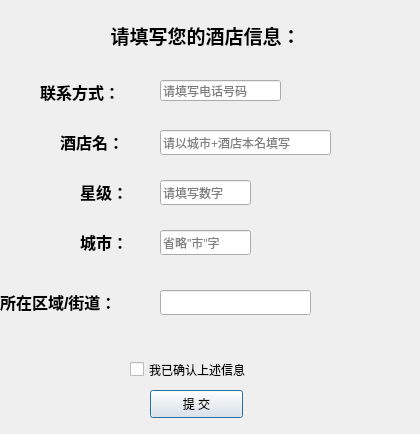
<?xml version="1.0" encoding="UTF-8"?>
<ui version="4.0">
 <class>newhotel</class>
 <widget class="QDialog" name="newhotel">
  <property name="geometry">
   <rect>
    <x>0</x>
    <y>0</y>
    <width>420</width>
    <height>434</height>
   </rect>
  </property>
  <property name="windowTitle">
   <string>Dialog</string>
  </property>
  <widget class="QLabel" name="label">
   <property name="geometry">
    <rect>
     <x>80</x>
     <y>10</y>
     <width>251</width>
     <height>51</height>
    </rect>
   </property>
   <property name="styleSheet">
    <string notr="true">font: 12pt &quot;仿宋&quot;;</string>
   </property>
   <property name="text">
    <string>&lt;html&gt;&lt;head/&gt;&lt;body&gt;&lt;p align=&quot;center&quot;&gt;&lt;span style=&quot; font-size:14pt; font-weight:600;&quot;&gt;请填写您的酒店信息：&lt;/span&gt;&lt;/p&gt;&lt;/body&gt;&lt;/html&gt;</string>
   </property>
  </widget>
  <widget class="QLabel" name="label_2">
   <property name="geometry">
    <rect>
     <x>60</x>
     <y>130</y>
     <width>81</width>
     <height>25</height>
    </rect>
   </property>
   <property name="text">
    <string>&lt;html&gt;&lt;head/&gt;&lt;body&gt;&lt;p&gt;&lt;span style=&quot; font-size:12pt; font-weight:600;&quot;&gt;酒店名：&lt;/span&gt;&lt;/p&gt;&lt;/body&gt;&lt;/html&gt;</string>
   </property>
  </widget>
  <widget class="QLineEdit" name="lineEdit">
   <property name="geometry">
    <rect>
     <x>160</x>
     <y>130</y>
     <width>171</width>
     <height>25</height>
    </rect>
   </property>
   <property name="placeholderText">
    <string>请以城市+酒店本名填写</string>
   </property>
  </widget>
  <widget class="QLabel" name="label_3">
   <property name="geometry">
    <rect>
     <x>80</x>
     <y>230</y>
     <width>61</width>
     <height>25</height>
    </rect>
   </property>
   <property name="text">
    <string>&lt;html&gt;&lt;head/&gt;&lt;body&gt;&lt;p&gt;&lt;span style=&quot; font-size:12pt; font-weight:600;&quot;&gt;城市：&lt;/span&gt;&lt;/p&gt;&lt;/body&gt;&lt;/html&gt;</string>
   </property>
  </widget>
  <widget class="QLineEdit" name="lineEdit_2">
   <property name="geometry">
    <rect>
     <x>160</x>
     <y>180</y>
     <width>91</width>
     <height>25</height>
    </rect>
   </property>
   <property name="placeholderText">
    <string>请填写数字</string>
   </property>
  </widget>
  <widget class="QLabel" name="label_4">
   <property name="geometry">
    <rect>
     <x>0</x>
     <y>290</y>
     <width>151</width>
     <height>25</height>
    </rect>
   </property>
   <property name="text">
    <string>&lt;html&gt;&lt;head/&gt;&lt;body&gt;&lt;p&gt;&lt;span style=&quot; font-size:12pt; font-weight:600;&quot;&gt;所在区域/街道：&lt;/span&gt;&lt;/p&gt;&lt;/body&gt;&lt;/html&gt;</string>
   </property>
  </widget>
  <widget class="QLineEdit" name="lineEdit_3">
   <property name="geometry">
    <rect>
     <x>160</x>
     <y>230</y>
     <width>91</width>
     <height>25</height>
    </rect>
   </property>
   <property name="placeholderText">
    <string>省略&quot;市&quot;字</string>
   </property>
  </widget>
  <widget class="QCheckBox" name="checkBox">
   <property name="geometry">
    <rect>
     <x>130</x>
     <y>360</y>
     <width>181</width>
     <height>19</height>
    </rect>
   </property>
   <property name="styleSheet">
    <string notr="true">font: 11pt &quot;仿宋&quot;;</string>
   </property>
   <property name="text">
    <string>我已确认上述信息</string>
   </property>
  </widget>
  <widget class="QPushButton" name="pushButton">
   <property name="geometry">
    <rect>
     <x>150</x>
     <y>390</y>
     <width>93</width>
     <height>28</height>
    </rect>
   </property>
   <property name="styleSheet">
    <string notr="true">font: 10pt &quot;仿宋&quot;;</string>
   </property>
   <property name="text">
    <string>提 交</string>
   </property>
  </widget>
  <widget class="QLabel" name="label_5">
   <property name="geometry">
    <rect>
     <x>80</x>
     <y>180</y>
     <width>51</width>
     <height>25</height>
    </rect>
   </property>
   <property name="text">
    <string>&lt;html&gt;&lt;head/&gt;&lt;body&gt;&lt;p&gt;&lt;span style=&quot; font-size:12pt; font-weight:600;&quot;&gt;星级：&lt;/span&gt;&lt;/p&gt;&lt;/body&gt;&lt;/html&gt;</string>
   </property>
  </widget>
  <widget class="QLineEdit" name="lineEdit_4">
   <property name="geometry">
    <rect>
     <x>160</x>
     <y>290</y>
     <width>151</width>
     <height>25</height>
    </rect>
   </property>
   <property name="placeholderText">
    <string/>
   </property>
  </widget>
  <widget class="QLabel" name="label_6">
   <property name="geometry">
    <rect>
     <x>40</x>
     <y>80</y>
     <width>91</width>
     <height>21</height>
    </rect>
   </property>
   <property name="text">
    <string>&lt;html&gt;&lt;head/&gt;&lt;body&gt;&lt;p&gt;&lt;span style=&quot; font-size:12pt; font-weight:600;&quot;&gt;联系方式：&lt;/span&gt;&lt;/p&gt;&lt;/body&gt;&lt;/html&gt;</string>
   </property>
  </widget>
  <widget class="QLineEdit" name="lineEdit_5">
   <property name="geometry">
    <rect>
     <x>160</x>
     <y>80</y>
     <width>121</width>
     <height>21</height>
    </rect>
   </property>
   <property name="placeholderText">
    <string>请填写电话号码</string>
   </property>
  </widget>
 </widget>
 <resources/>
 <connections/>
</ui>
